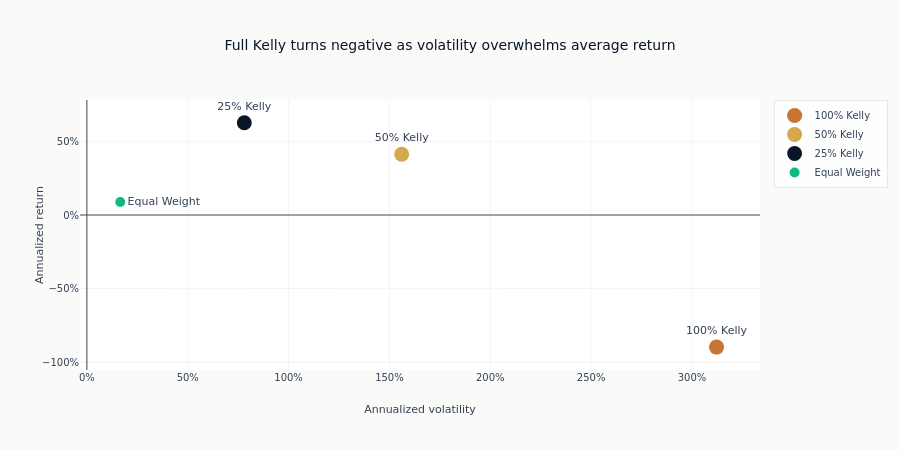

Source (notebook cell):
### Code cell
fig = go.Figure()
for row in metrics_df.iter_rows(named=True):
    fig.add_scatter(
        x=[row["annual_vol"]],
        y=[row["annual_return"]],
        mode="markers+text",
        name=row["strategy"],
        text=[row["strategy"]],
        textposition="middle right" if row["strategy"] == "Equal Weight" else "top center",
        marker=dict(
            size=max(10, abs(row["sharpe"]) * 15),
            color=strategy_colors[row["strategy"]],
        ),
    )
fig.update_layout(
    title="Full Kelly turns negative as volatility overwhelms average return",
    xaxis_title="Annualized volatility",
    yaxis_title="Annualized return",
    xaxis_tickformat=".0%",
    yaxis_tickformat=".0%",
    height=450,
)
fig.show()

### Figure 1 — Plotly figure (JSON) as saved in the notebook; plotly's stock layout.template omitted (floating-point values rounded to 4 significant figures)
{"data": [{"marker": {"color": "#C87533", "size": 15.13}, "mode": "markers+text", "name": "100% Kelly", "text": ["100% Kelly"], "textposition": "top center", "type": "scatter", "x": [3.122], "y": [-0.8973]}, {"marker": {"color": "#D4A84B", "size": 15.03}, "mode": "markers+text", "name": "50% Kelly", "text": ["50% Kelly"], "textposition": "top center", "type": "scatter", "x": [1.561], "y": [0.4128]}, {"marker": {"color": "#0a1628", "size": 14.84}, "mode": "markers+text", "name": "25% Kelly", "text": ["25% Kelly"], "textposition": "top center", "type": "scatter", "x": [0.7805], "y": [0.6267]}, {"marker": {"color": "#10b981", "size": 10}, "mode": "markers+text", "name": "Equal Weight", "text": ["Equal Weight"], "textposition": "middle right", "type": "scatter", "x": [0.1654], "y": [0.08864]}], "layout": {"height": 450, "title": {"text": "Full Kelly turns negative as volatility overwhelms average return"}, "xaxis": {"tickformat": ".0%", "title": {"text": "Annualized volatility"}}, "yaxis": {"tickformat": ".0%", "title": {"text": "Annualized return"}}}}
